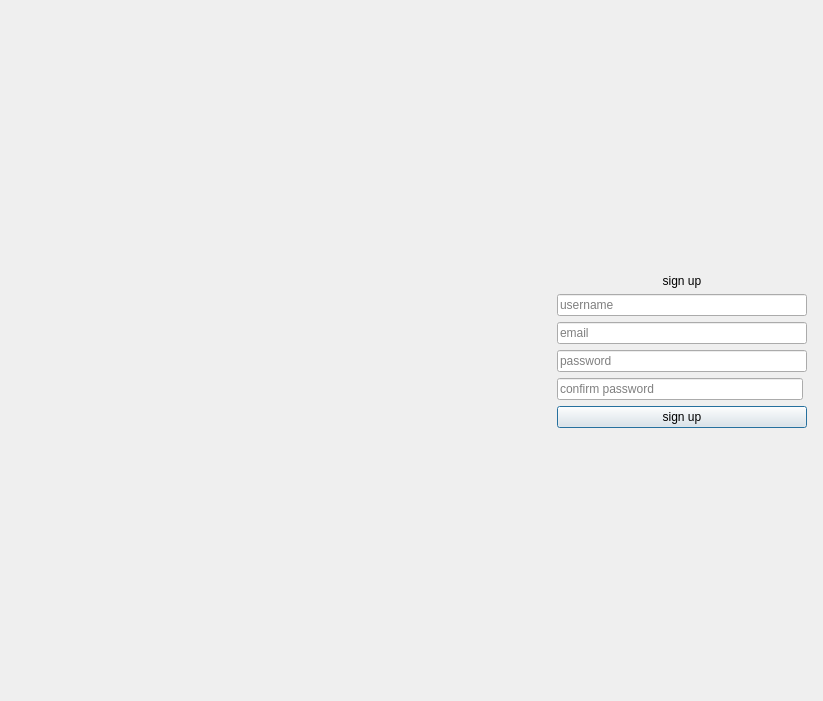
<?xml version="1.0" encoding="UTF-8"?>
<ui version="4.0">
 <class>signup_dialog</class>
 <widget class="QDialog" name="signup_dialog">
  <property name="geometry">
   <rect>
    <x>0</x>
    <y>0</y>
    <width>823</width>
    <height>701</height>
   </rect>
  </property>
  <property name="sizePolicy">
   <sizepolicy hsizetype="Fixed" vsizetype="Fixed">
    <horstretch>0</horstretch>
    <verstretch>0</verstretch>
   </sizepolicy>
  </property>
  <property name="windowTitle">
   <string>Dialog</string>
  </property>
  <property name="styleSheet">
   <string notr="true">QLabel{
}</string>
  </property>
  <layout class="QHBoxLayout" name="horizontalLayout" stretch="0,0">
   <item>
    <widget class="QLabel" name="image_label">
     <property name="sizePolicy">
      <sizepolicy hsizetype="Fixed" vsizetype="Preferred">
       <horstretch>0</horstretch>
       <verstretch>0</verstretch>
      </sizepolicy>
     </property>
     <property name="minimumSize">
      <size>
       <width>531</width>
       <height>0</height>
      </size>
     </property>
     <property name="maximumSize">
      <size>
       <width>531</width>
       <height>16777215</height>
      </size>
     </property>
     <property name="text">
      <string/>
     </property>
     <property name="pixmap">
      <pixmap resource="../resources.qrc">:/icons/assets/manhattn_sunset_crp.jpg</pixmap>
     </property>
     <property name="scaledContents">
      <bool>true</bool>
     </property>
    </widget>
   </item>
   <item>
    <widget class="QWidget" name="widget" native="true">
     <property name="sizePolicy">
      <sizepolicy hsizetype="Minimum" vsizetype="Preferred">
       <horstretch>0</horstretch>
       <verstretch>0</verstretch>
      </sizepolicy>
     </property>
     <property name="minimumSize">
      <size>
       <width>260</width>
       <height>0</height>
      </size>
     </property>
     <layout class="QVBoxLayout" name="verticalLayout">
      <item>
       <spacer name="verticalSpacer_2">
        <property name="orientation">
         <enum>Qt::Orientation::Vertical</enum>
        </property>
        <property name="sizeHint" stdset="0">
         <size>
          <width>20</width>
          <height>40</height>
         </size>
        </property>
       </spacer>
      </item>
      <item>
       <widget class="QLabel" name="sign_up_lbl">
        <property name="minimumSize">
         <size>
          <width>250</width>
          <height>0</height>
         </size>
        </property>
        <property name="maximumSize">
         <size>
          <width>250</width>
          <height>16777215</height>
         </size>
        </property>
        <property name="text">
         <string>sign up</string>
        </property>
        <property name="alignment">
         <set>Qt::AlignmentFlag::AlignCenter</set>
        </property>
       </widget>
      </item>
      <item>
       <widget class="QLineEdit" name="username_edt">
        <property name="sizePolicy">
         <sizepolicy hsizetype="Fixed" vsizetype="Fixed">
          <horstretch>0</horstretch>
          <verstretch>0</verstretch>
         </sizepolicy>
        </property>
        <property name="minimumSize">
         <size>
          <width>250</width>
          <height>0</height>
         </size>
        </property>
        <property name="maximumSize">
         <size>
          <width>250</width>
          <height>16777215</height>
         </size>
        </property>
        <property name="autoFillBackground">
         <bool>false</bool>
        </property>
        <property name="placeholderText">
         <string>username</string>
        </property>
       </widget>
      </item>
      <item>
       <widget class="QLineEdit" name="email_edt">
        <property name="sizePolicy">
         <sizepolicy hsizetype="Fixed" vsizetype="Fixed">
          <horstretch>0</horstretch>
          <verstretch>0</verstretch>
         </sizepolicy>
        </property>
        <property name="minimumSize">
         <size>
          <width>250</width>
          <height>0</height>
         </size>
        </property>
        <property name="maximumSize">
         <size>
          <width>250</width>
          <height>16777215</height>
         </size>
        </property>
        <property name="placeholderText">
         <string>email</string>
        </property>
       </widget>
      </item>
      <item>
       <widget class="QLineEdit" name="psswrd_edt">
        <property name="sizePolicy">
         <sizepolicy hsizetype="Fixed" vsizetype="Fixed">
          <horstretch>0</horstretch>
          <verstretch>0</verstretch>
         </sizepolicy>
        </property>
        <property name="minimumSize">
         <size>
          <width>250</width>
          <height>0</height>
         </size>
        </property>
        <property name="maximumSize">
         <size>
          <width>250</width>
          <height>16777215</height>
         </size>
        </property>
        <property name="placeholderText">
         <string>password</string>
        </property>
       </widget>
      </item>
      <item>
       <widget class="QLineEdit" name="crm_psswrd_edt">
        <property name="sizePolicy">
         <sizepolicy hsizetype="Fixed" vsizetype="Fixed">
          <horstretch>0</horstretch>
          <verstretch>0</verstretch>
         </sizepolicy>
        </property>
        <property name="minimumSize">
         <size>
          <width>25</width>
          <height>0</height>
         </size>
        </property>
        <property name="maximumSize">
         <size>
          <width>250</width>
          <height>16777215</height>
         </size>
        </property>
        <property name="placeholderText">
         <string>confirm password</string>
        </property>
       </widget>
      </item>
      <item>
       <widget class="QPushButton" name="signup_btn">
        <property name="minimumSize">
         <size>
          <width>250</width>
          <height>0</height>
         </size>
        </property>
        <property name="maximumSize">
         <size>
          <width>250</width>
          <height>16777215</height>
         </size>
        </property>
        <property name="text">
         <string>sign up</string>
        </property>
       </widget>
      </item>
      <item>
       <spacer name="verticalSpacer">
        <property name="orientation">
         <enum>Qt::Orientation::Vertical</enum>
        </property>
        <property name="sizeHint" stdset="0">
         <size>
          <width>20</width>
          <height>40</height>
         </size>
        </property>
       </spacer>
      </item>
     </layout>
    </widget>
   </item>
  </layout>
 </widget>
 <resources>
  <include location="../resources.qrc"/>
 </resources>
 <connections/>
</ui>
